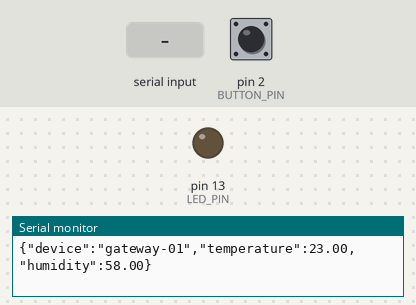
Recording of a sketch running on a simulated Arduino Uno, built with avr-gcc and run on an emulated ATmega328P. On the bench: output pins drawn as LEDs (lit = HIGH), the last lines printed to the serial monitor. Inputs (shaded band) come from the test bench; at power-on: pin 2 (BUTTON_PIN) HIGH. Random numbers use the default seed unless the sketch sets one.

Above: at 3.0 s.
3.1 s: "light_on\n" received over Serial
At 4.7 s:
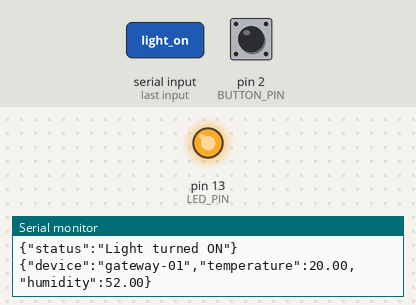
8.0 s: "light_off\n" received over Serial
At 8.9 s:
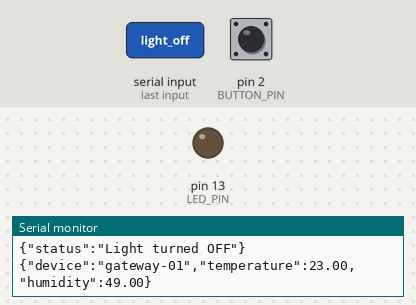
Timing chart, 0 to 11.0 s (numbered marks = the images above; inputs shaded):
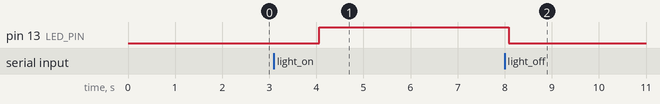

Measured:
- after the input at 3.1 s, pin 13 (LED_PIN): LOW → HIGH after 0.96 s
- after the input at 8.0 s, pin 13 (LED_PIN): HIGH → LOW after 0.09 s

The sketch:

firmware.ino
```cpp
#define LED_PIN 13
#define BUTTON_PIN 2

bool lightState = false;

void setup() {
  pinMode(LED_PIN, OUTPUT);
  pinMode(BUTTON_PIN, INPUT_PULLUP);

  Serial.begin(9600);
  Serial.println("Smart House Device Started...");
}

void loop() {

  // Button press = motion detection
  if (digitalRead(BUTTON_PIN) == LOW) {
    Serial.println("{\"event\":\"motion_detected\",\"location\":\"living_room\"}");
    delay(500);
  }

  // Simulated temperature & humidity
  float temperature = random(20, 30);
  float humidity = random(40, 60);

  Serial.print("{\"device\":\"gateway-01\",\"temperature\":");
  Serial.print(temperature);
  Serial.print(",\"humidity\":");
  Serial.print(humidity);
  Serial.println("}");

  // LED state output
  if (lightState) {
    digitalWrite(LED_PIN, HIGH);
  } else {
    digitalWrite(LED_PIN, LOW);
  }

  delay(2000);
}

// Simulated cloud command receiver
void serialEvent() {
  String cmd = Serial.readStringUntil('\n');
  cmd.trim();

  if (cmd == "light_on") {
    lightState = true;
    Serial.println("{\"status\":\"Light turned ON\"}");
  }

  if (cmd == "light_off") {
    lightState = false;
    Serial.println("{\"status\":\"Light turned OFF\"}");
  }
}
```
